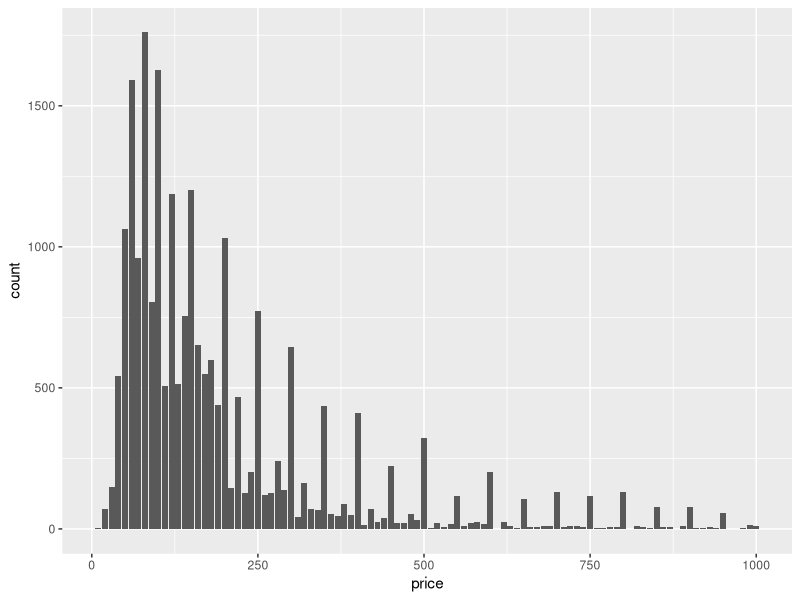
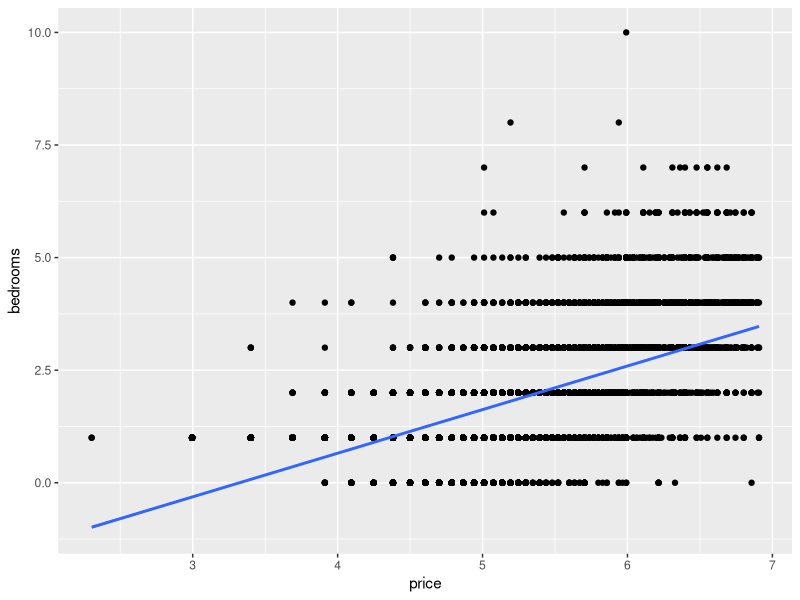
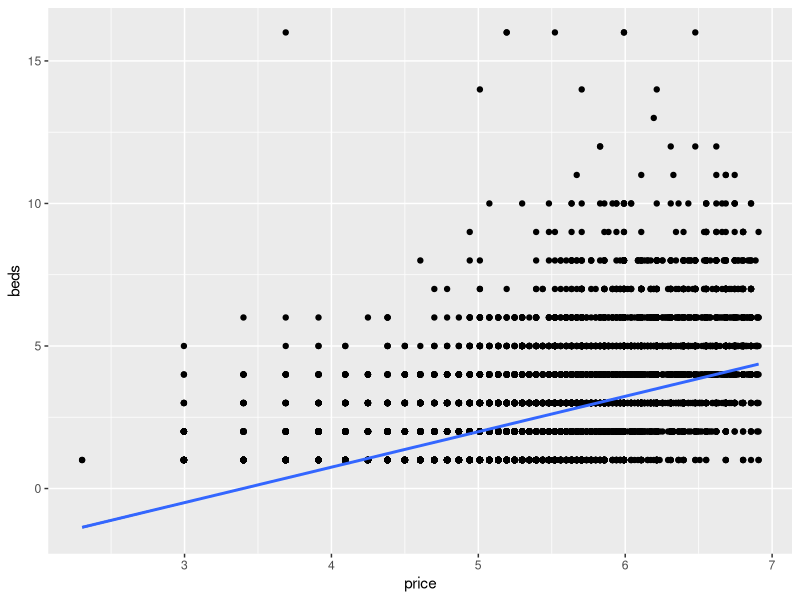
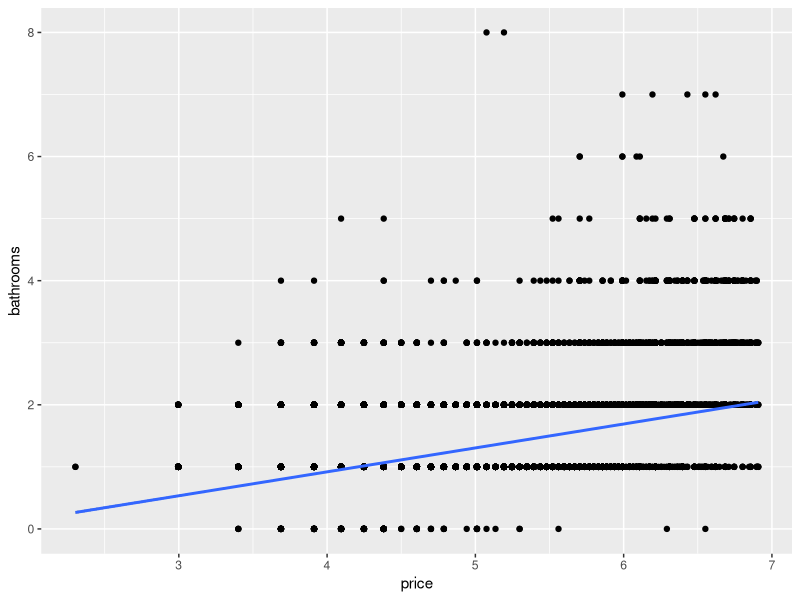

Here is the R script that generated these plots, in order: (Note: a time limit stopped this script after it produced the figures.)
library(dplyr)
library(randomForest)
library(ggplot2)
data <- read.csv("Output Files/completedata.csv",stringsAsFactors = F) %>% select(-c(city,X,Townhouse,shared_room))
data$price <- round(data$price,-1)
data$bathrooms <- as.integer(data$bathrooms)

##Sample data
set.seed(123)
samp <- sample(nrow(data), 0.6 * nrow(data))
train <- data[samp, ]
test <- data[-samp, ]
rm(samp)

ggplot(data,aes(price))+geom_bar() ##distribution is skewed to the right
#apply log function to price
data$price <- log(data$price)

ggplot(data,aes(price,bedrooms))+
  geom_point() +
  geom_smooth(method='lm',formula=y~x)

ggplot(data,aes(price,beds))+
  geom_point() +
  geom_smooth(method='lm',formula=y~x)

ggplot(data,aes(price,bathrooms))+
  geom_point() +
  geom_smooth(method='lm',formula=y~x)

##Modelling
##Baseline model
best.guess <- mean(train$price) 
RMSE.baseline <- sqrt(mean((best.guess-test$price)^2))
MAE.baseline <- mean(abs(best.guess-test$price))


#Linear Regression
mod_lm <- lm (log(price)~ ., data = train)
summary(mod_lm)
lm_out <- predict(mod_lm,test) %>% as.data.frame()
lm_out$. <- round(exp(lm_out$.),-1)
RMSE.lin.reg <- sqrt(mean((lm_out-test$price)^2))
MAE.lin.reg <- mean(abs(lm_out$.-test$price))



#Random Forest
model_rf <- randomForest(price~.,data=train)
which.min(model_rf$mse) #500 trees needed to reach min error estimate
imp <- as.data.frame(sort(importance(model_rf)[,1],decreasing = TRUE),optional = T)
imp# Features importance

plot(model_rf)
varImpPlot(model_rf,
           sort = T,
           main="Variable Importance",
           n.var=20)

rf_out <- predict(model_rf,test) %>% as.data.frame()
rf_out$. <- round(rf_out$.,-1)
RMSE.forest <- sqrt(mean((rf_out-test$price)^2))
MAE.forest <- mean(abs(rf_out$.-test$price))


#SVM
library(e1071) 
model_svm <- svm(price ~ . , train)
svm_out <- predict(model_svm,test) %>% as.data.frame()
svm_out$. <- round(svm_out$.,-1)
RMSE.svm <- sqrt(mean((svm_out-test$price)^2))
MAE.svm <- mean(abs(svm_out$.-test$price))




accuracy <- data.frame(Method = c("Baseline","Linear Regression","Random forest","SVM"),
                       RMSE   = c(RMSE.baseline,RMSE.lin.reg,RMSE.forest,RMSE.svm),
                       MAE    = c(MAE.baseline,MAE.lin.reg,MAE.forest,MAE.svm))
accuracy$RMSE <- round(accuracy$RMSE,2)
accuracy$MAE <- round(accuracy$MAE,2) 
accuracy


all.predictions <- data.frame("actual" = test$price,
                              "baseline" = best.guess,
                              "linear.regression" = lm_out,
                              "random.forest" = rf_out,
                              "svm" = svm_out)

colnames(all.predictions) <- c("actual","baseline","linear.regression","random.forest","svm")
head(all.predictions)


library(tidyr)
all.predictions <- gather(all.predictions,key = model,value = predictions,2:5)
head(all.predictions)

ggplot(data = all.predictions,aes(x = actual, y = predictions)) + 
  geom_point(colour = "blue") + 
  geom_abline(intercept = 0, slope = 1, colour = "red") +
  geom_vline(xintercept = 23, colour = "green", linetype = "dashed") +
  facet_wrap(~ model,ncol = 2) + 
  coord_cartesian(xlim = c(0,70),ylim = c(0,70)) +
  ggtitle("Predicted vs. Actual, by model")
